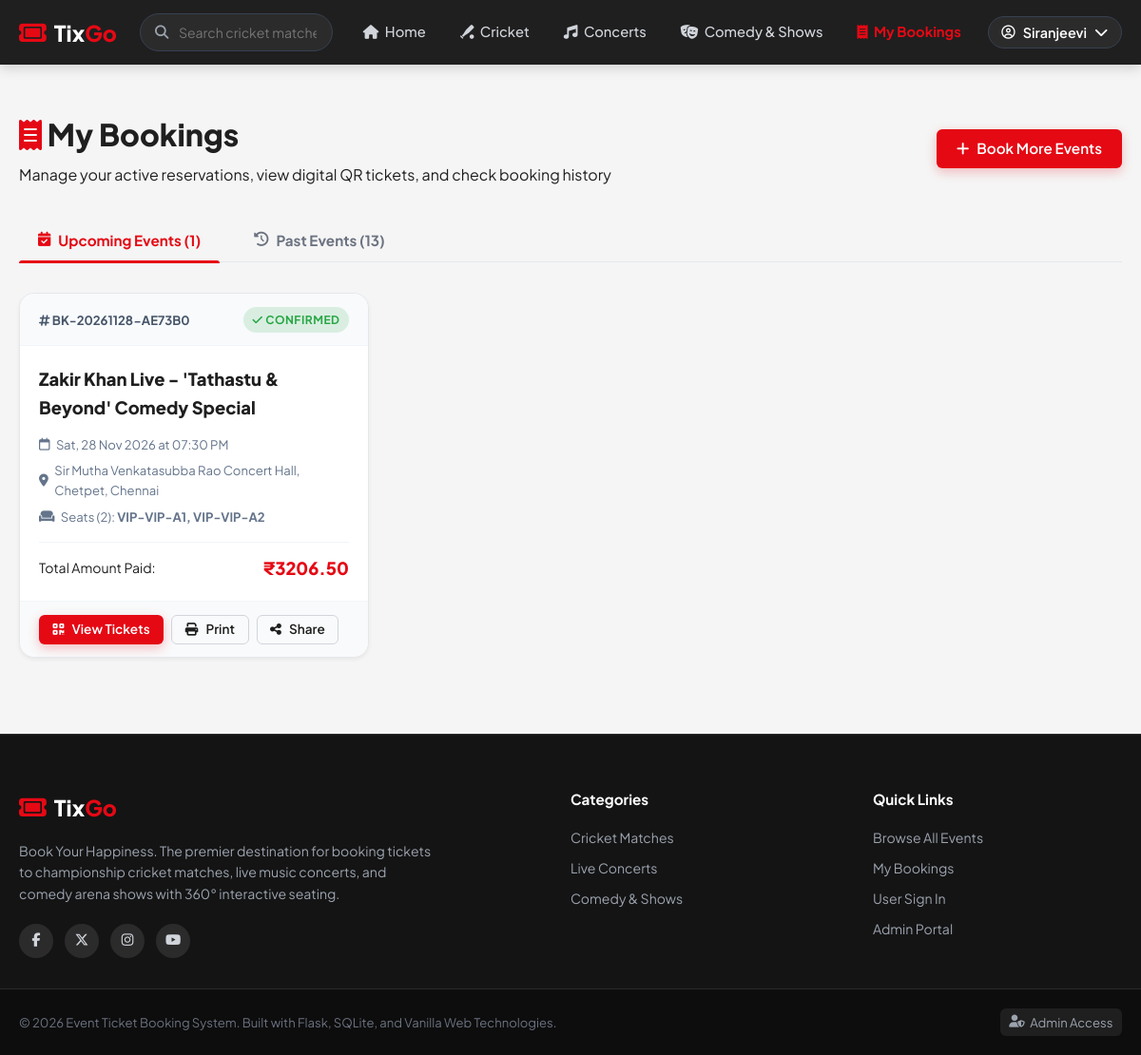
Screenshot of /my-bookings (signed in) with the database file from the repository.
### models/user.py (models this page shows, shortened)
class User(db.Model):
    __tablename__ = "users"
    id = db.Column(db.Integer, primary_key=True)
    full_name = db.Column(db.String(100), nullable=False)
    email = db.Column(db.String(150), unique=True, nullable=False, index=True)
    password_hash = db.Column(db.String(255), nullable=False)
    phone = db.Column(db.String(20), nullable=False)
    is_verified = db.Column(db.Boolean, default=False, nullable=False)
    created_at = db.Column(db.DateTime, default=utcnow)
    updated_at = db.Column(db.DateTime, default=utcnow, onupdate=utcnow)
    bookings = db.relationship("Booking", backref="user", lazy=True, cascade="all, delete-orphan")
    otp_verifications = db.relationship("OTPVerification", backref="user", lazy=True, cascade="all, delete-orphan")
    seat_locks = db.relationship("SeatLock", backref="user", lazy=True)

### models/booking.py (models this page shows, shortened)
class Booking(db.Model):
    __tablename__ = "bookings"
    id = db.Column(db.Integer, primary_key=True)
    booking_reference = db.Column(db.String(50), unique=True, nullable=False, index=True)
    user_id = db.Column(db.Integer, db.ForeignKey("users.id", ondelete="RESTRICT"), nullable=False, index=True)
    event_id = db.Column(db.Integer, db.ForeignKey("events.id", ondelete="RESTRICT"), nullable=False, index=True)
    total_tickets = db.Column(db.Integer, nullable=False)
    subtotal = db.Column(db.Numeric(10, 2), nullable=False)
    convenience_fee = db.Column(db.Numeric(10, 2), nullable=False, default=0.0)
    tax = db.Column(db.Numeric(10, 2), nullable=False, default=0.0)
    total_amount = db.Column(db.Numeric(10, 2), nullable=False)
    booking_status = db.Column(db.String(50), nullable=False, default="CONFIRMED")  # CONFIRMED, CANCELLED, PENDING
    created_at = db.Column(db.DateTime, default=utcnow)
    attendees = db.relationship("Attendee", backref="booking", lazy=True, cascade="all, delete-orphan")
    payment = db.relationship("Payment", backref="booking", uselist=False, lazy=True, cascade="all, delete-orphan")
    tickets = db.relationship("Ticket", backref="booking", lazy=True, cascade="all, delete-orphan")

### models/event.py (models this page shows, shortened)
class Event(db.Model):
    __tablename__ = "events"
    id = db.Column(db.Integer, primary_key=True)
    name = db.Column(db.String(200), nullable=False)
    description = db.Column(db.Text, nullable=False)
    event_type = db.Column(db.String(50), nullable=False, default="Cinema")  # Cinema, Theater, Cricket, Concert, General
    banner_image = db.Column(db.String(255), nullable=True)
    venue = db.Column(db.String(200), nullable=False)
    city = db.Column(db.String(100), nullable=False)
    event_date = db.Column(db.Date, nullable=False)
    event_time = db.Column(db.Time, nullable=False)
    total_seats = db.Column(db.Integer, default=0, nullable=False)
    status = db.Column(db.String(50), default="ACTIVE", nullable=False)  # ACTIVE, CANCELLED, COMPLETED, DRAFT
    created_at = db.Column(db.DateTime, default=utcnow)
    updated_at = db.Column(db.DateTime, default=utcnow, onupdate=utcnow)
    seats = db.relationship("Seat", backref="event", lazy="dynamic", cascade="all, delete-orphan")
    bookings = db.relationship("Booking", backref="event", lazy=True)
    sections = db.relationship("EventSection", backref="event", cascade="all, delete-orphan", order_by="EventSection.display_order")

### models/attendee.py (models this page shows, shortened)
class Attendee(db.Model):
    __tablename__ = "attendees"
    id = db.Column(db.Integer, primary_key=True)
    booking_id = db.Column(db.Integer, db.ForeignKey("bookings.id", ondelete="CASCADE"), nullable=False, index=True)
    seat_id = db.Column(db.Integer, db.ForeignKey("seats.id", ondelete="RESTRICT"), nullable=False)
    full_name = db.Column(db.String(100), nullable=False)
    age = db.Column(db.Integer, nullable=False)
    phone = db.Column(db.String(20), nullable=False)
    city = db.Column(db.String(100), nullable=False)
    ticket = db.relationship("Ticket", backref="attendee", uselist=False, lazy=True, cascade="all, delete-orphan")

### routes/booking_routes.py (the view)
@booking_bp.route("/my-bookings")
@login_required
def my_bookings():
    user = get_current_user()
    today_date = date.today()
    all_bookings = Booking.query.filter_by(user_id=user.id)\
        .join(Event, Booking.event_id == Event.id)\
        .order_by(Booking.created_at.desc()).all()
    upcoming_bookings = [b for b in all_bookings if b.event and b.event.event_date >= today_date]
    past_bookings = [b for b in all_bookings if b.event and b.event.event_date < today_date]
    return render_template(
        "my_bookings.html",
        upcoming_bookings=upcoming_bookings,
        past_bookings=past_bookings,
    )

### templates/my_bookings.html (shortened to what this page needs)
{% extends "base.html" %}
{% block extra_css %}
<link rel="stylesheet" href="{{ url_for('static', filename='css/booking.css') }}">
{% endblock %}
{% block content %}
<div class="my-bookings-page">
    <div class="section-container">
        <div class="page-title-header">
            <div>
                <h1><i class="fa-solid fa-receipt text-danger"></i> My Bookings</h1>
                <p>Manage your active reservations, view digital QR tickets, and check booking history</p>
            </div>
            <a href="{{ url_for('events.landing_page') }}" class="btn btn-primary">
                <i class="fa-solid fa-plus"></i> Book More Events
            </a>
        </div>
        <div class="bookings-tabs-nav">
            <button class="booking-tab-btn active" onclick="switchBookingsTab('upcoming', this)">
                <i class="fa-solid fa-calendar-check"></i> Upcoming Events ({{ upcoming_bookings|length }})
            </button>
            <button class="booking-tab-btn" onclick="switchBookingsTab('past', this)">
                <i class="fa-solid fa-clock-rotate-left"></i> Past Events ({{ past_bookings|length }})
            </button>
        </div>
        <div class="bookings-panel active" id="upcomingPanel">
            {% if upcoming_bookings %}
                <div class="bookings-cards-grid">
                    {% for b in upcoming_bookings %}
                        <div class="booking-item-card">
                            <div class="item-card-header">
                                <span class="booking-ref-badge"><i class="fa-solid fa-hashtag"></i> {{ b.booking_reference }}</span>
                                <span class="badge badge-success"><i class="fa-solid fa-check"></i> {{ b.booking_status }}</span>
                            </div>
                            <div class="item-card-body">
                                <h3 class="event-title">{{ b.event.name }}</h3>
                                <div class="item-meta-list">
                                    <div class="meta-row">
                                        <i class="fa-regular fa-calendar"></i>
                                        <span>{{ b.event.event_date.strftime('%a, %d %b %Y') }} at {{ b.event.event_time.strftime('%I:%M %p') }}</span>
                                    </div>
                                    <div class="meta-row">
                                        <i class="fa-solid fa-location-dot"></i>
                                        <span>{{ b.event.venue }}, {{ b.event.city }}</span>
                                    </div>
                                    <div class="meta-row">
                                        <i class="fa-solid fa-couch"></i>
                                        <span>Seats ({{ b.total_tickets }}):
                                            <strong>{% for att in b.attendees %}{{ att.seat.seat_number }}{% if not loop.last %}, {% endif %}{% endfor %}</strong>
                                        </span>
                                    </div>
                                </div>
                                <div class="item-price-strip">
                                    <span>Total Amount Paid:</span>
                                    <strong class="price-val">₹{{ "%.2f"|format(b.total_amount) }}</strong>
                                </div>
                            </div>
                            <div class="item-card-footer">
                                <a href="{{ url_for('tickets.view_ticket', booking_reference=b.booking_reference) }}" class="btn btn-primary btn-sm">
                                    <i class="fa-solid fa-qrcode"></i> View Tickets
                                </a>
                                <a href="{{ url_for('tickets.download_ticket', booking_reference=b.booking_reference) }}" class="btn btn-outline btn-sm" target="_blank">
                                    <i class="fa-solid fa-print"></i> Print
                                </a>
                                <button type="button" class="btn btn-outline btn-sm" onclick="handleShareTicket('{{ b.booking_reference }}', '{{ b.event.name }}')">
                                    <i class="fa-solid fa-share-nodes"></i> Share
                                </button>
                            </div>
                        </div>
                    {% endfor %}
                </div>
            {% endif %}
        </div>
    </div>
</div>
{% endblock %}

### templates/base.html (shortened to what this page needs)
<!DOCTYPE html>
<html lang="en">
<head>
    <link rel="stylesheet" href="https://cdnjs.cloudflare.com/ajax/libs/font-awesome/6.5.1/css/all.min.css">
    <link rel="stylesheet" href="{{ url_for('static', filename='css/style.css') }}">
    {% block extra_css %}{% endblock %}
</head>
<body>
    <header class="main-header">
        <div class="nav-container">
            <a href="{{ url_for('events.landing_page') }}" class="brand-logo">
                <span class="logo-icon"><i class="fa-solid fa-ticket"></i></span>
                <span class="logo-text">Tix<span class="highlight">Go</span></span>
            </a>
            <form action="{{ url_for('events.landing_page') }}" method="GET" class="header-search">
                <i class="fa-solid fa-magnifying-glass search-icon"></i>
                <input type="text" name="search" placeholder="Search cricket matches, concerts, live shows..." value="{{ request.args.get('search', '') }}">
            </form>
            <nav class="nav-links" id="navLinks">
                <a href="{{ url_for('events.landing_page') }}" class="nav-item {% if request.endpoint == 'events.landing_page' and not request.args.get('category') %}active{% endif %}">
                    <i class="fa-solid fa-house"></i> Home
                </a>
                <a href="{{ url_for('events.landing_page', category='Cricket') }}" class="nav-item {% if request.args.get('category') == 'Cricket' %}active{% endif %}">
                    <i class="fa-solid fa-baseball-bat-ball"></i> Cricket
                </a>
                <a href="{{ url_for('events.landing_page', category='Concert') }}" class="nav-item {% if request.args.get('category') == 'Concert' %}active{% endif %}">
                    <i class="fa-solid fa-music"></i> Concerts
                </a>
                <a href="{{ url_for('events.landing_page', category='General') }}" class="nav-item {% if request.args.get('category') == 'General' %}active{% endif %}">
                    <i class="fa-solid fa-masks-theater"></i> Comedy & Shows
                </a>
                {% if current_user %}
                    <a href="{{ url_for('booking.my_bookings') }}" class="nav-item {% if request.endpoint == 'booking.my_bookings' %}active{% endif %}">
                        <i class="fa-solid fa-receipt"></i> My Bookings
                    </a>
                    <div class="user-dropdown">
                        <button class="user-profile-btn" id="userMenuBtn">
                            <i class="fa-regular fa-circle-user"></i>
                            <span class="user-name">{{ current_user.full_name.split()[0] }}</span>
                            <i class="fa-solid fa-chevron-down caret-icon"></i>
                        </button>
                    </div>
                {% else %}
                    <div class="auth-buttons">
                        <a href="{{ url_for('auth.login') }}" class="btn btn-outline">Login</a>
                        <a href="{{ url_for('auth.signup') }}" class="btn btn-primary">Sign Up</a>
                    </div>
                {% endif %}
            </nav>
        </div>
    </header>
    <main class="main-content">
        {% if error_title %}
            <div class="error-container">
                <div class="error-card">
                    <div class="error-icon"><i class="fa-solid fa-triangle-exclamation"></i></div>
                    <h2>{{ error_title }}</h2>
                    <p>{{ error_message }}</p>
                    <a href="{{ url_for('events.landing_page') }}" class="btn btn-primary">Back to Home</a>
                </div>
            </div>
        {% else %}
            {% block content %}{% endblock %}
        {% endif %}
    </main>
    <footer class="main-footer">
        <div class="footer-container">
            <div class="footer-brand">
                <a href="{{ url_for('events.landing_page') }}" class="brand-logo footer-logo">
                    <span class="logo-icon"><i class="fa-solid fa-ticket"></i></span>
                    <span class="logo-text">Tix<span class="highlight">Go</span></span>
                </a>
                <p class="footer-tagline">
                    Book Your Happiness. The premier destination for booking tickets to championship cricket matches, live music concerts, and comedy arena shows with 360° interactive seating.
                </p>
                <div class="social-links">
                    <a href="#" aria-label="Facebook"><i class="fa-brands fa-facebook-f"></i></a>
                    <a href="#" aria-label="Twitter"><i class="fa-brands fa-x-twitter"></i></a>
                    <a href="#" aria-label="Instagram"><i class="fa-brands fa-instagram"></i></a>
                    <a href="#" aria-label="YouTube"><i class="fa-brands fa-youtube"></i></a>
                </div>
            </div>
            <div class="footer-links-group">
                <h4>Categories</h4>
                <ul>
                    <li><a href="{{ url_for('events.landing_page', category='Cricket') }}">Cricket Matches</a></li>
                    <li><a href="{{ url_for('events.landing_page', category='Concert') }}">Live Concerts</a></li>
                    <li><a href="{{ url_for('events.landing_page', category='General') }}">Comedy & Shows</a></li>
                </ul>
            </div>
            <div class="footer-links-group">
                <h4>Quick Links</h4>
                <ul>
                    <li><a href="{{ url_for('events.landing_page') }}">Browse All Events</a></li>
                    <li><a href="{{ url_for('booking.my_bookings') }}">My Bookings</a></li>
                    <li><a href="{{ url_for('auth.login') }}">User Sign In</a></li>
                    <li><a href="{{ url_for('admin.admin_login') }}">Admin Portal</a></li>
                </ul>
            </div>
        </div>
        <div class="footer-bottom">
            <div class="footer-bottom-container">
                <p>&copy; {{ now_year }} Event Ticket Booking System. Built with Flask, SQLite, and Vanilla Web Technologies.</p>
                <div class="admin-link-wrapper">
                    <a href="{{ url_for('admin.admin_login') }}" class="admin-portal-link">
                        <i class="fa-solid fa-user-shield"></i> Admin Access
                    </a>
                </div>
            </div>
        </div>
    </footer>
</body>
</html>

### rows the page displays
User: full_name "Siranjeevi"
Booking: booking_reference "BK-20261128-AE73B0", booking_status "CONFIRMED", event.name "Zakir Khan Live - 'Tathastu & Beyond' Comedy Special", event.event_date "Sat, 28 Nov 2026", event.event_time "07:30 PM", event.venue "Sir Mutha Venkatasubba Rao Concert Hall, Chetpet", event.city "Chennai", total_tickets "2", total_amount "3206.50"
Attendee: seat.seat_number "VIP-VIP-A1"
Attendee: seat.seat_number "VIP-VIP-A2"

### other values shown
{{ upcoming_bookings|length }} "1"
{{ past_bookings|length }} "13"
